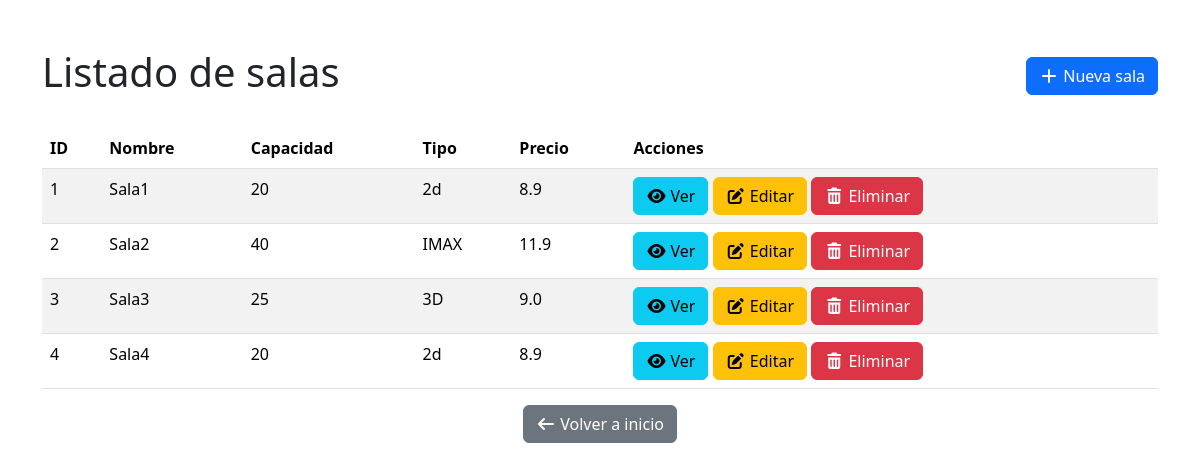
The app's page /salas, older data.
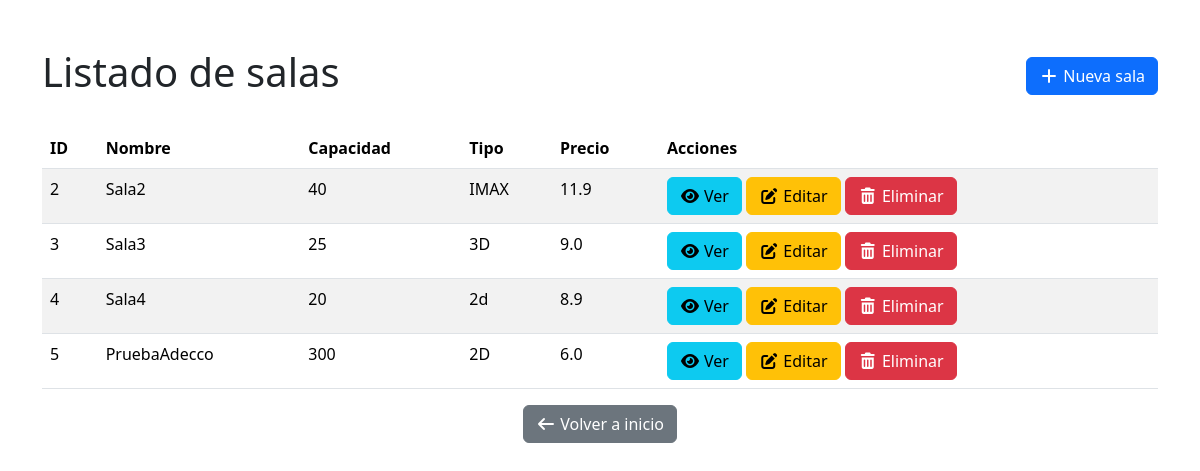
The same page, newer data.
### app/models/sala.py (models this page shows)
class SalaORM(Base):
    __tablename__ = "salas"
    id: Mapped[int] = mapped_column(Integer, primary_key=True, autoincrement=True)
    nombre: Mapped[str] = mapped_column(nullable=False)
    capacidad: Mapped[int] = mapped_column(Integer, nullable=False)
    tipo: Mapped[str] = mapped_column(Enum("2D", "3D", "IMAX", "2d", "3d", "imax", "Imax", name="tipo_enum"), nullable=False)
    precio: Mapped[float] = mapped_column(Float, nullable=False)

### app/routers/web/salas.py (the view)
@router.get("", response_class=HTMLResponse)
def list_salas(request: Request, db: Session = Depends(get_db)):
    salas = db.execute(select(SalaORM)).scalars().all()
    return templates.TemplateResponse(
        "salas/list.html",
        {"request": request, "salas": salas}
    )

### app/templates/salas/list.html (shortened to what this page needs)
<!DOCTYPE html>
<html lang="en">
<head>
    <link href="https://cdn.jsdelivr.net/npm/bootstrap@5.3.8/dist/css/bootstrap.min.css" rel="stylesheet">
    <link rel="stylesheet" href="https://cdnjs.cloudflare.com/ajax/libs/font-awesome/7.0.1/css/all.min.css" />
</head>
<body>
    <div class="container mt-5">
        <div class="d-flex justify-content-between align-items-center mb-4">
            <h1>Listado de salas</h1>
            <a href="/salas/new" class="btn btn-primary">
                <i class="fa-solid fa-plus"></i> Nueva sala
            </a>
        </div>
        <table class="table table-striped">
            <thead>
                <tr>
                    <th>ID</th>
                    <th>Nombre</th>
                    <th>Capacidad</th>
                    <th>Tipo</th>
                    <th>Precio</th>
                    <th>Acciones</th>
                </tr>
            </thead>
            <tbody>
                {% for sala in salas %}
                <tr>
                    <td>{{sala.id }}</td>
                    <td>{{ sala.nombre}}</td>
                    <td>{{ sala.capacidad}}</td>
                    <td>{{ sala.tipo}}</td>
                    <td>{{ sala.precio}}</td>
                    <td>
                        <a href="/salas/{{ sala.id }}" class="btn btn-info"><i class="fa-solid fa-eye"></i> Ver</a>
                        <a href="/salas/{{ sala.id }}/edit" class="btn btn-warning">
                            <i class="fa-solid fa-pen-to-square"></i> Editar
                        </a>
                        <form method="post" action="/salas/{{ sala.id }}/delete" style="display: inline" onsubmit="return confirm('¿Estás seguro de que quieres eliminar esta sala?');">
                            <button type="submit" class="btn btn-danger">
                                <i class="fa-solid fa-trash-can"></i> Eliminar
                            </button>
                        </form>
                    </td>
                </tr>
                {% endfor %}
            </tbody>
        </table>
        <div class="card-footer text-center">
            <a href="/" class="btn btn-secondary">
                <i class="fa fa-arrow-left"></i> Volver a inicio
            </a>
        </div>
    </div>
</body>
</html>

Row changes from the older to the newer data that the page shows:
removed SalaORM: id "1", nombre "Sala1", capacidad "20", tipo "2d", precio "8.9"
added SalaORM: id "5", nombre "PruebaAdecco", capacidad "300", tipo "2D", precio "6.0"
